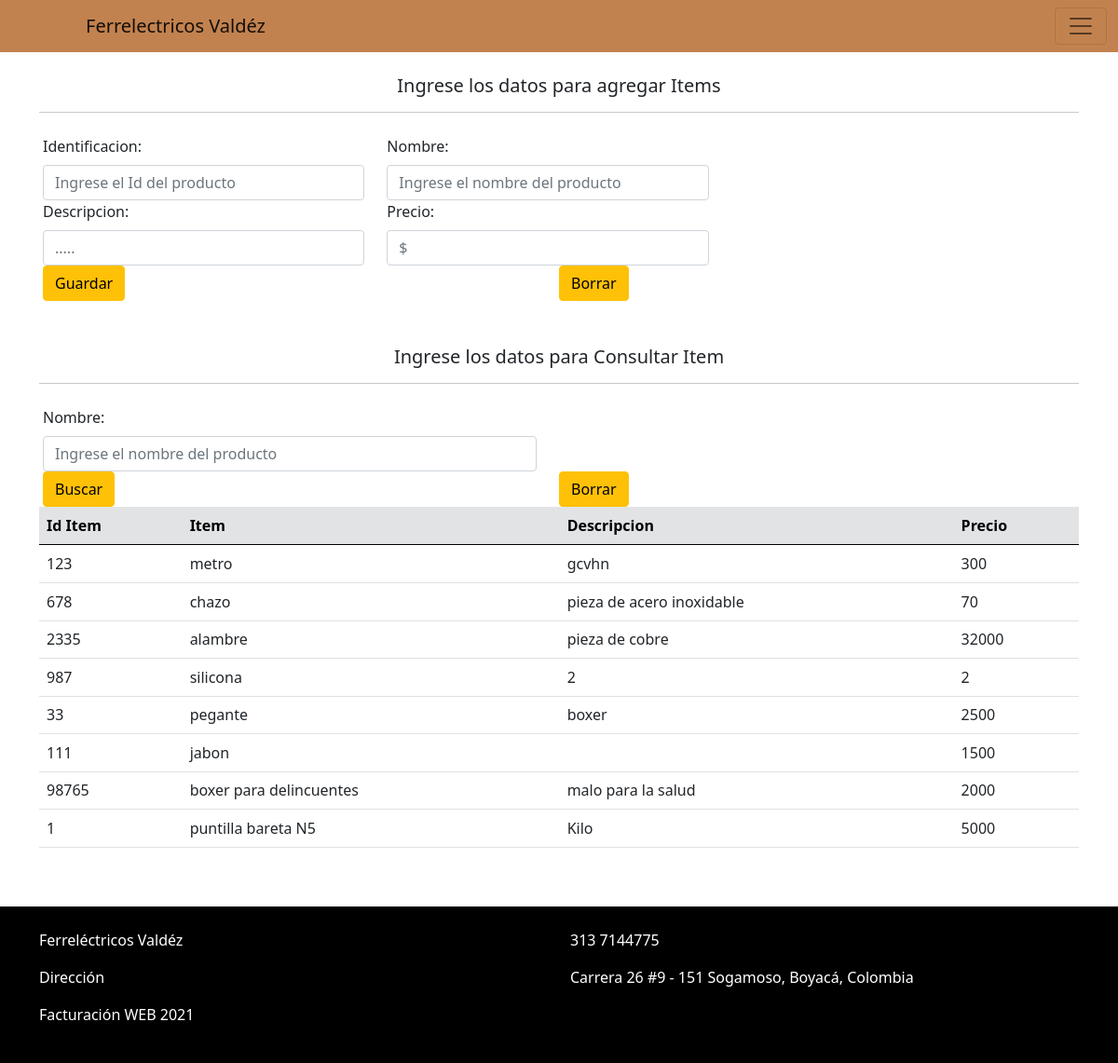
/item.php (signed in), run on the app's committed database.
### tables this page shows
CREATE TABLE IF NOT EXISTS `item` (
  `Id` int(12) NOT NULL,
  `denominacion` varchar(30) NOT NULL,
  `descripcion` varchar(150) NOT NULL,
  `precio` int(10) NOT NULL,
  PRIMARY KEY (`Id`)
);

### item.php (the view, shortened to what this page needs)
<?php
    require 'database.php';
    if(isset($_SESSION['user_id'])){
        $records = $conn->prepare('SELECT id, usuario, password FROM users WHERE id = :id ');
        $records->bindParam(':id', $_SESSION['user_id']);
        $records->execute();
        $results = $records->fetch(PDO::FETCH_ASSOC);
        $user = null;
        if (count($results) > 0) {
            $user = $results;
        }
    }
?>
<!DOCTYPE html>
<html lang="en">
<head>
    <link href="https://cdn.jsdelivr.net/npm/bootstrap@5.1.0/dist/css/bootstrap.min.css" rel="stylesheet">
</head>
<body>
  <?php if(!empty($user)):?>
    <nav class="navbar navbar-light" style="background-color: #C2824F;">
        <div class="container-fluid">
          <a class="navbar-brand" href="index.php"style="margin-left: 80px;">Ferrelectricos Valdéz</a>
          <button class="navbar-toggler" type="button" data-bs-toggle="offcanvas" data-bs-target="#offcanvasNavbar" aria-controls="offcanvasNavbar">
            <span class="navbar-toggler-icon"></span>
          </button>
        </div>
      </nav>
      <br>
      <div class="container">
        <h5 style="text-align: center;">Ingrese los datos para agregar Items</h5>
        <hr>
        <br>
        <form class="row g-3 needs-validation" action="item.php" method="POST" novalidate>
          <div class="row">
            <div class="col-sm-4">
              <label for="id" class="form-label">Identificacion:</label>
              <input type="text" class="form-control" id="id" placeholder="Ingrese el Id del producto" name="id" aria-describedby="inputGroupPrepend2" required>
            </div>
            <div class="col-sm-4">
              <label for="nombre" class="form-label">Nombre:</label>
              <input type="text" class="form-control" id="nombre" placeholder="Ingrese el nombre del producto" name="nombre" aria-describedby="inputGroupPrepend2" required>
            </div>
          </div>
          <div class="row">
            <div class="col-sm-4">
                <label for="descripcion" class="form-label">Descripcion:</label>
                <input type="text" class="form-control" id="descripcion" name="descripcion" placeholder=".....">
            </div>
            <div class="col-sm-4">
              <label for="precio" class="form-label">Precio:</label>
              <input type="number" class="form-control" id="precio" name="precio" placeholder="$" required>
            </div>
          </div>
          <br>
          <div class="row">
            <div class="col-sm">
              <button class="btn btn-warning" type="submit" name="addItem_btn">Guardar</button>
            </div>
            <div class="col-sm">
              <button class="btn btn-warning" type="reset">Borrar</button>
            </div>
          </div>
        </form>
        <br>
    <br>
        <h5 style="text-align: center;">Ingrese los datos para Consultar Item</h5>
        <hr>
        <br>
        <form class="row g-3 needs-validation" action="item.php" method="POST" novalidate>
          <div class="row">
            <div class="col-sm-6">
              <label for="nombre" class="form-label">Nombre:</label>
              <input type="text" class="form-control" id="nombre" placeholder="Ingrese el nombre del producto" name="nombre" aria-describedby="inputGroupPrepend2">
            </div>
          </div>
          <div class="row">
            <div class="col-sm">
              <button class="btn btn-warning" type="submit" name="serchItem_btn">Buscar</button>
            </div>
            <div class="col-sm">
              <button class="btn btn-warning" type="reset">Borrar</button>
            </div>
          </div>
        </form>
        <table class="table caption-top">
      <thead class="table-secondary">
        <tr>
          <th scope="col"> Id Item </th>
          <th scope="col"> Item </th>
          <th scope="col"> Descripcion </th>
          <th scope="col"> Precio</th>
          </tr>
      </thead>
      <tbody>
        <?php
          require 'database.php';
          $nombre= ( empty($_POST['nombre']) ) ? NULL : $_POST['nombre'];
          if(!empty($nombre)){
            $consulta = $conn->query("SELECT * FROM item WHERE denominacion LIKE '%$nombre%'");
            foreach($consulta as $result){
              echo "<tr>
              <td>".$result['Id']."</td>";
                  echo "<td>". $result['denominacion']."</td>";
                  echo "<td>". $result['descripcion']."</td>";
                  echo "<td>". $result['precio']."</td>";
                  echo "<tr>";
            }
          }else{
            $consulta = $conn->query("SELECT * FROM item");
            foreach($consulta as $result){
              echo "<tr>
              <td>".$result['Id']."</td>";
                  echo "<td>". $result['denominacion']."</td>";
                  echo "<td>". $result['descripcion']."</td>";
                  echo "<td>". $result['precio']."</td>";
                  echo "<tr>";
            }
          }
        ?>
      </tbody>
      </table>
      <br>
        </div>
</body>
<br>
<footer style="background-color: #000000;">
  <div class="container">
    <br>
    <div class="row">
        <div class="col-sm">
          <p style="color: white;">Ferreléctricos Valdéz</p>
        </div>
        <div class="col-sm">
          <p style="color: white;">313 7144775</p>
        </div>
    </div>
    <div class="row">
      <div class="col-sm">
        <p style="color: white;">Dirección</p>
      </div>
      <div class="col-sm">
        <p style="color: white;">Carrera 26 #9 - 151 Sogamoso, Boyacá, Colombia</p>
      </div>
    </div>
    <div class="row">
    <p style="color: white;">Facturación WEB 2021</p>
    </div>
    <br>
  </div>
</footer>
<?php endif; ?>
</html>

### data on the page
item: Id "123", denominacion "metro", descripcion "gcvhn", precio "300"
item: Id "678", denominacion "chazo", descripcion "pieza de acero inoxidable", precio "70"
item: Id "2335", denominacion "alambre", descripcion "pieza de cobre", precio "32000"
item: Id "987", denominacion "silicona", descripcion "2", precio "2"
item: Id "33", denominacion "pegante", descripcion "boxer", precio "2500"
item: Id "111", denominacion "jabon", precio "1500"
item: Id "98765", denominacion "boxer para delincuentes", descripcion "malo para la salud", precio "2000"
item: Id "1", denominacion "puntilla bareta N5", descripcion "Kilo", precio "5000"
